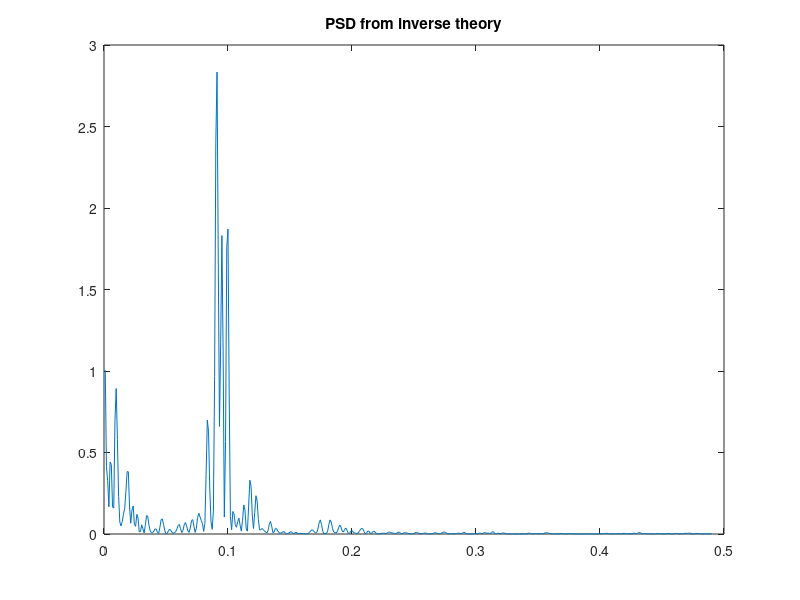
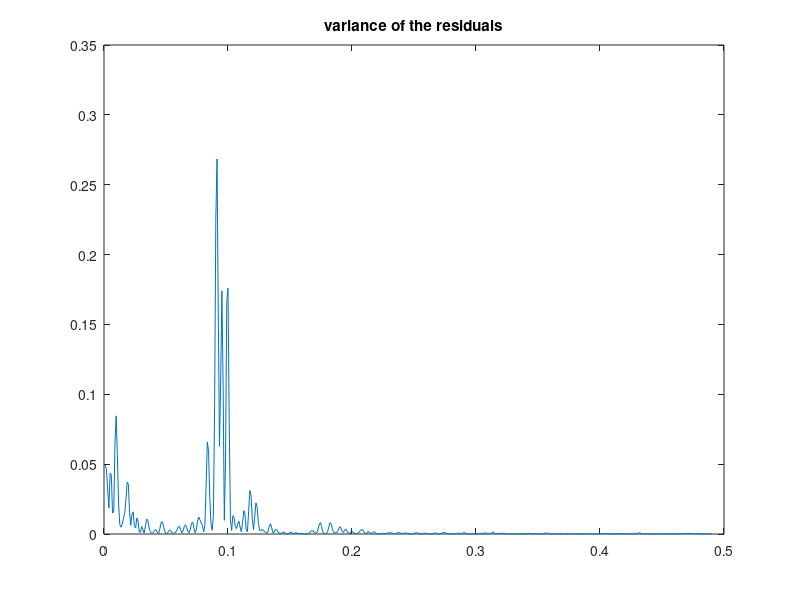

These charts were generated, in order, by the following MATLAB code:
data = [1700   5
1701  11
1702  16
1703  23
1704  36
1705  58
1706  29
1707  20
1708  10
1709   8
1710   3
1711   0
1712   0
1713   2
1714  11
1715  27
1716  47
1717  63
1718  60
1719  39
1720  28
1721  26
1722  22
1723  11
1724  21
1725  40
1726  78
1727 122
1728 103
1729  73
1730  47
1731  35
1732  11
1733   5
1734  16
1735  34
1736  70
1737  81
1738 111
1739 101
1740  73
1741  40
1742  20
1743  16
1744   5
1745  11
1746  22
1747  40
1748  60
1749  80.9
1750  83.4
1751  47.7
1752  47.8
1753  30.7
1754  12.2
1755   9.6
1756  10.2
1757  32.4
1758  47.6
1759  54.0
1760  62.9
1761  85.9
1762  61.2
1763  45.1
1764  36.4
1765  20.9
1766  11.4
1767  37.8
1768  69.8
1769 106.1
1770 100.8
1771  81.6
1772  66.5
1773  34.8
1774  30.6
1775   7.0
1776  19.8
1777  92.5
1778 154.4
1779 125.9
1780  84.8
1781  68.1
1782  38.5
1783  22.8
1784  10.2
1785  24.1
1786  82.9
1787 132.0
1788 130.9
1789 118.1
1790  89.9
1791  66.6
1792  60.0
1793  46.9
1794  41.0
1795  21.3
1796  16.0
1797   6.4
1798   4.1
1799   6.8
1800  14.5
1801  34.0
1802  45.0
1803  43.1
1804  47.5
1805  42.2
1806  28.1
1807  10.1
1808   8.1
1809   2.5
1810   0.0
1811   1.4
1812   5.0
1813  12.2
1814  13.9
1815  35.4
1816  45.8
1817  41.1
1818  30.1
1819  23.9
1820  15.6
1821   6.6
1822   4.0
1823   1.8
1824   8.5
1825  16.6
1826  36.3
1827  49.6
1828  64.2
1829  67.0
1830  70.9
1831  47.8
1832  27.5
1833   8.5
1834  13.2
1835  56.9
1836 121.5
1837 138.3
1838 103.2
1839  85.7
1840  64.6
1841  36.7
1842  24.2
1843  10.7
1844  15.0
1845  40.1
1846  61.5
1847  98.5
1848 124.7
1849  96.3
1850  66.6
1851  64.5
1852  54.1
1853  39.0
1854  20.6
1855   6.7
1856   4.3
1857  22.7
1858  54.8
1859  93.8
1860  95.8
1861  77.2
1862  59.1
1863  44.0
1864  47.0
1865  30.5
1866  16.3
1867   7.3
1868  37.6
1869  74.0
1870 139.0
1871 111.2
1872 101.6
1873  66.2
1874  44.7
1875  17.0
1876  11.3
1877  12.4
1878   3.4
1879   6.0
1880  32.3
1881  54.3
1882  59.7
1883  63.7
1884  63.5
1885  52.2
1886  25.4
1887  13.1
1888   6.8
1889   6.3
1890   7.1
1891  35.6
1892  73.0
1893  85.1
1894  78.0
1895  64.0
1896  41.8
1897  26.2
1898  26.7
1899  12.1
1900   9.5
1901   2.7
1902   5.0
1903  24.4
1904  42.0
1905  63.5
1906  53.8
1907  62.0
1908  48.5
1909  43.9
1910  18.6
1911   5.7
1912   3.6
1913   1.4
1914   9.6
1915  47.4
1916  57.1
1917 103.9
1918  80.6
1919  63.6
1920  37.6
1921  26.1
1922  14.2
1923   5.8
1924  16.7
1925  44.3
1926  63.9
1927  69.0
1928  77.8
1929  64.9
1930  35.7
1931  21.2
1932  11.1
1933   5.7
1934   8.7
1935  36.1
1936  79.7
1937 114.4
1938 109.6
1939  88.8
1940  67.8
1941  47.5
1942  30.6
1943  16.3
1944   9.6
1945  33.2
1946  92.6
1947 151.6
1948 136.3
1949 134.7
1950  83.9
1951  69.4
1952  31.5
1953  13.9
1954   4.4
1955  38.0
1956 141.7
1957 190.2
1958 184.8
1959 159.0
1960 112.3
1961  53.9
1962  37.6
1963  27.9
1964  10.2
1965  15.1
1966  47.0
1967  93.8
1968 105.9
1969 105.5
1970 104.5
1971  66.6
1972  68.9
1973  38.0
1974  34.5
1975  15.5
1976  12.6
1977  27.5
1978  92.5
1979 155.4
1980 154.6
1981 140.4
1982 115.9
1983  66.6
1984  45.9
1985  17.9
1986  13.4
1987  29.4
1988 100.2
1989 157.6
1990 142.6
1991 145.7
1992  94.3
1993  54.6
1994  29.9
1995  17.5
1996   8.6
1997  21.5
1998  64.3
1999  93.3
2000 119.6
2001 111.0
2002 104.0
2003  63.7
2004  40.4
2005  29.8
2006  15.2
2007   7.5];

%data clearning
y = data(:,2);
y = y - mean(y);
variance = var(y);

t = data(:, 1);
t = t-t(1);

f_test = linspace(0.001, 0.49, 500); %testing all the frequencies
power = zeros(size(f_test)); %collect power here
variance_reduction = zeros(size(f_test));

%least squares PSD
for k = 1:length(f_test)
    G = [cos(2*pi*f_test(k)*t) sin(2*pi*f_test(k)*t)];
    m = (G'*G)\(G'*y);
    power(k) = (m(1)^2 + m(2)^2) / length(y);

    y_pred = G*m;
    residual = y - y_pred;
    variance_reduction(k) = 1 - (var(residual) / variance);
end


% PLOTTING %%%%%%%%%%%%%%%%%%%%%%%%%%%%%%%%%%%
plot(f_test,power)
title("PSD from inverse theory")

figure;
plot(f_test, variance_reduction)
title("variance of the residuals")


